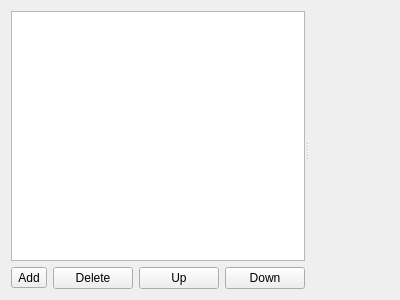
<?xml version="1.0" encoding="UTF-8"?>
<ui version="4.0">
 <class>Layer</class>
 <widget class="QWidget" name="Layer">
  <property name="geometry">
   <rect>
    <x>0</x>
    <y>0</y>
    <width>400</width>
    <height>300</height>
   </rect>
  </property>
  <property name="windowTitle">
   <string>Form</string>
  </property>
  <layout class="QVBoxLayout" name="verticalLayout_2">
   <item>
    <widget class="QSplitter" name="splitter">
     <property name="orientation">
      <enum>Qt::Horizontal</enum>
     </property>
     <widget class="QWidget" name="layoutWidget">
      <layout class="QVBoxLayout" name="verticalLayout">
       <item>
        <widget class="QListWidget" name="listWidget"/>
       </item>
       <item>
        <layout class="QHBoxLayout" name="horizontalLayout">
         <item>
          <widget class="QToolButton" name="btnAddLayer">
           <property name="text">
            <string>Add</string>
           </property>
           <property name="popupMode">
            <enum>QToolButton::InstantPopup</enum>
           </property>
           <property name="toolButtonStyle">
            <enum>Qt::ToolButtonTextOnly</enum>
           </property>
          </widget>
         </item>
         <item>
          <widget class="QPushButton" name="btnDeleteLayer">
           <property name="text">
            <string>Delete</string>
           </property>
          </widget>
         </item>
         <item>
          <widget class="QPushButton" name="btnMoveUp">
           <property name="text">
            <string>Up</string>
           </property>
          </widget>
         </item>
         <item>
          <widget class="QPushButton" name="btnMoveDown">
           <property name="text">
            <string>Down</string>
           </property>
          </widget>
         </item>
        </layout>
       </item>
      </layout>
     </widget>
     <widget class="QWidget" name="widget" native="true"/>
    </widget>
   </item>
  </layout>
 </widget>
 <resources/>
 <connections/>
</ui>
